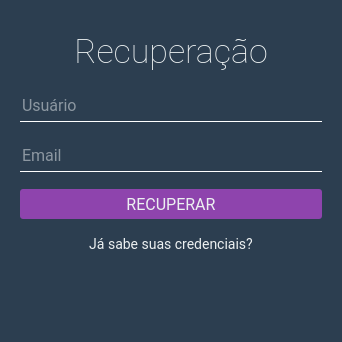
<?xml version="1.0" encoding="UTF-8"?>
<ui version="4.0">
 <class>RecoverWidget</class>
 <widget class="QWidget" name="RecoverWidget">
  <property name="geometry">
   <rect>
    <x>0</x>
    <y>0</y>
    <width>340</width>
    <height>340</height>
   </rect>
  </property>
  <property name="styleSheet">
   <string notr="true">QWidget{
	background-color: #2c3e50;
}
QLabel{
	font-family: Roboto;
	font-weight: 100;
	font-size: 34px;
	color: #ecf0f1;
}
QWidget#RecoverWidget QPushButton#btnLogin{
	font-size: 14px;
	background-color: #2c3e50;
}
QLineEdit{
	height: 32px;
	font-family: Roboto;
	font-size: 16px;
	color: #ecf0f1;
	background-color: #2c3e50;
	border: 0px;
	border-bottom: 1px solid white;
}
QPushButton{
	font-family: Roboto;
	font-size: 16px;
	font-weight: 300;
	color: #ecf0f1;
	border: 0;
	border-radius: 3px;
	background-color: #8e44ad;
}
QPushButton:hover{
	background-color: #9b59b6;
}</string>
  </property>
  <layout class="QVBoxLayout" name="verticalLayout_2">
   <item>
    <layout class="QHBoxLayout" name="horizontalLayout">
     <item>
      <widget class="QFrame" name="frame">
       <property name="sizePolicy">
        <sizepolicy hsizetype="Fixed" vsizetype="Fixed">
         <horstretch>0</horstretch>
         <verstretch>0</verstretch>
        </sizepolicy>
       </property>
       <property name="minimumSize">
        <size>
         <width>320</width>
         <height>320</height>
        </size>
       </property>
       <layout class="QVBoxLayout" name="_2">
        <item>
         <widget class="QLabel" name="lblTitle">
          <property name="sizePolicy">
           <sizepolicy hsizetype="Expanding" vsizetype="Fixed">
            <horstretch>0</horstretch>
            <verstretch>0</verstretch>
           </sizepolicy>
          </property>
          <property name="cursor">
           <cursorShape>ArrowCursor</cursorShape>
          </property>
          <property name="text">
           <string>Recuperação</string>
          </property>
          <property name="alignment">
           <set>Qt::AlignCenter</set>
          </property>
         </widget>
        </item>
        <item>
         <widget class="QLineEdit" name="txtUsername">
          <property name="sizePolicy">
           <sizepolicy hsizetype="Expanding" vsizetype="Fixed">
            <horstretch>0</horstretch>
            <verstretch>0</verstretch>
           </sizepolicy>
          </property>
          <property name="minimumSize">
           <size>
            <width>0</width>
            <height>30</height>
           </size>
          </property>
          <property name="maxLength">
           <number>16</number>
          </property>
          <property name="placeholderText">
           <string>Usuário</string>
          </property>
         </widget>
        </item>
        <item>
         <widget class="QLineEdit" name="txtEmail">
          <property name="sizePolicy">
           <sizepolicy hsizetype="Expanding" vsizetype="Fixed">
            <horstretch>0</horstretch>
            <verstretch>0</verstretch>
           </sizepolicy>
          </property>
          <property name="minimumSize">
           <size>
            <width>0</width>
            <height>30</height>
           </size>
          </property>
          <property name="maxLength">
           <number>255</number>
          </property>
          <property name="echoMode">
           <enum>QLineEdit::Normal</enum>
          </property>
          <property name="placeholderText">
           <string>Email</string>
          </property>
         </widget>
        </item>
        <item>
         <widget class="QPushButton" name="btnRecover">
          <property name="sizePolicy">
           <sizepolicy hsizetype="Expanding" vsizetype="Fixed">
            <horstretch>0</horstretch>
            <verstretch>0</verstretch>
           </sizepolicy>
          </property>
          <property name="minimumSize">
           <size>
            <width>0</width>
            <height>30</height>
           </size>
          </property>
          <property name="cursor">
           <cursorShape>PointingHandCursor</cursorShape>
          </property>
          <property name="text">
           <string>RECUPERAR</string>
          </property>
         </widget>
        </item>
        <item>
         <widget class="QPushButton" name="btnLogin">
          <property name="sizePolicy">
           <sizepolicy hsizetype="Expanding" vsizetype="Fixed">
            <horstretch>0</horstretch>
            <verstretch>0</verstretch>
           </sizepolicy>
          </property>
          <property name="cursor">
           <cursorShape>PointingHandCursor</cursorShape>
          </property>
          <property name="text">
           <string>Já sabe suas credenciais?</string>
          </property>
         </widget>
        </item>
        <item>
         <widget class="QLabel" name="lblStatus">
          <property name="sizePolicy">
           <sizepolicy hsizetype="Preferred" vsizetype="Fixed">
            <horstretch>0</horstretch>
            <verstretch>0</verstretch>
           </sizepolicy>
          </property>
          <property name="minimumSize">
           <size>
            <width>0</width>
            <height>20</height>
           </size>
          </property>
          <property name="text">
           <string/>
          </property>
          <property name="alignment">
           <set>Qt::AlignCenter</set>
          </property>
         </widget>
        </item>
       </layout>
      </widget>
     </item>
    </layout>
   </item>
  </layout>
 </widget>
 <tabstops>
  <tabstop>txtUsername</tabstop>
  <tabstop>txtEmail</tabstop>
  <tabstop>btnRecover</tabstop>
 </tabstops>
 <resources/>
 <connections/>
</ui>
